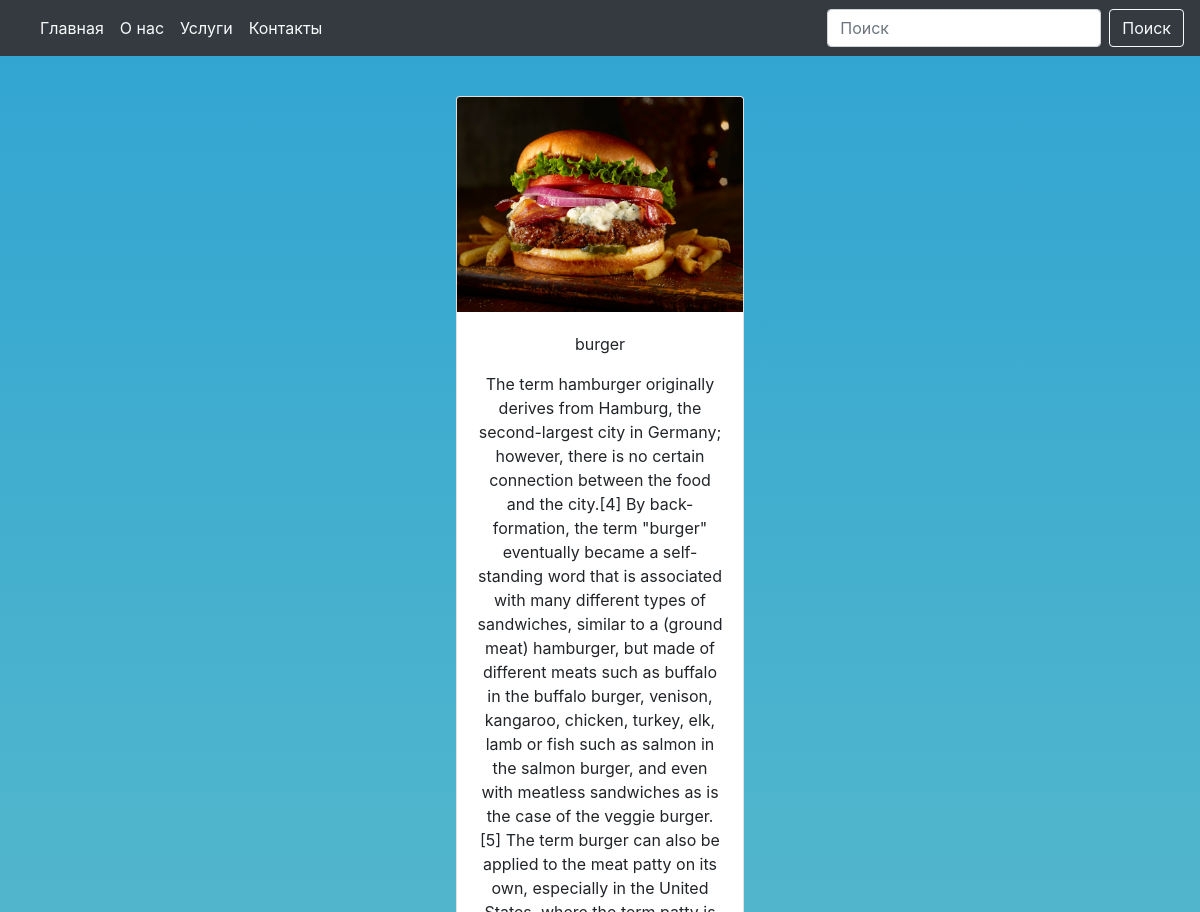
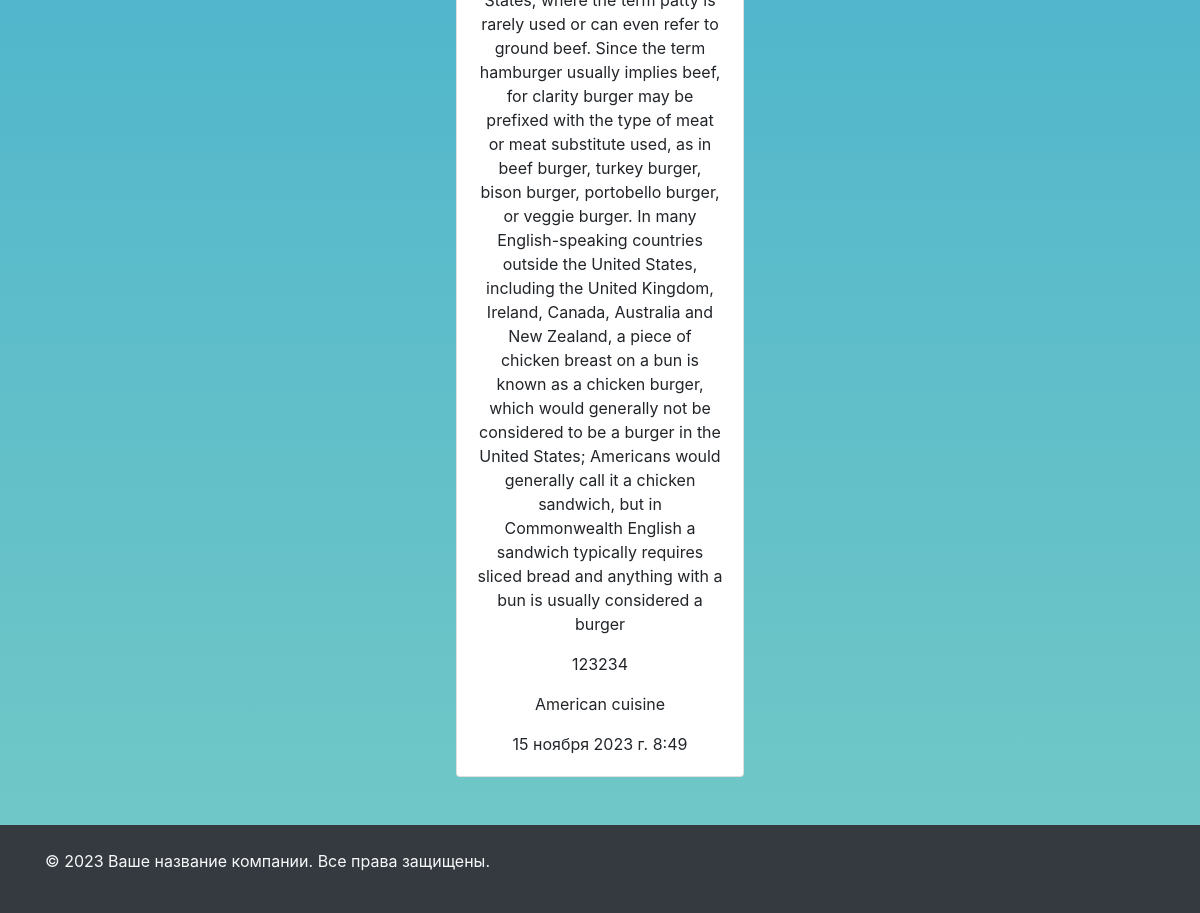
The page /film_detail/2/ on the database its author committed (2 pictures, top to bottom).
### main_page/models.py (models this page shows, shortened)
class FilmPostModel(models.Model):
    GENRE = (
        ('American cuisine', 'American cuisine'),
        ('Asian cuisine', 'Asian cuisine')
    )
    title = models.CharField(max_length=100, verbose_name="Enter your film name")
    description = models.TextField()
    image = models.ImageField(upload_to='films/')
    cost = models.PositiveIntegerField()
    genre = models.CharField(max_length=100, choices=GENRE)
    created_at = models.DateTimeField(auto_now_add=True)

### main_page/views.py (the view)
# urls.py: path('film_detail/<int:id>/', film_detail_view),
def film_detail_view(request, id):
    if request.method == 'GET':
        film_id = get_object_or_404(FilmPostModel, id=id)
        return render(request, template_name='main_page/film_detail.html', context={'film_id': film_id})

### templates/main_page/film_detail.html
{% include 'header_and_footer/header.html' %}
<br><br><br><br>
<center>
<div class="card" style="width: 18rem;">
  <img src="{{film_id.image.url}}" class="card-img-top" alt="...">
  <div class="card-body">
    <p class="card-text">{{film_id.title}}</p>
    <p class="card-text">{{film_id.description}}</p>
    <p class="card-text">{{film_id.cost}}</p>
    <p class="card-text">{{film_id.genre}}</p>
    <p class="card-text">{{film_id.created_at}}</p>
  </div>
</div>
</center>
{% include 'header_and_footer/footer.html' %}

### templates/header_and_footer/header.html (style rules this page uses)
body { background: linear-gradient(to bottom, #30a4d2, #73c9c6); }

### rows shown on the page
FilmPostModel: image (picture), title "burger", description "The term hamburger originally derives from Hamburg, the second-largest city in Germany; however, there is no certain connection between the food and the city.[4] By back-formation, the term \"burger\" eventually became a self-standing word that is associated with many different types of sandwiches, similar to a (ground meat) hamburger, but made of different meats such as buffalo in the buffalo burger, venison, kangaroo, chicken, turkey, elk, lamb or fish such as salmon in the salmon burger, and even with meatless sandwiches as is the case of the veggie burger.[5] The term burger can also be applied to the meat patty on its own, especially in the United States, where the term patty is rarely…", cost "123234", genre "American cuisine", created_at "15 ноября 2023 г. 8:49"
